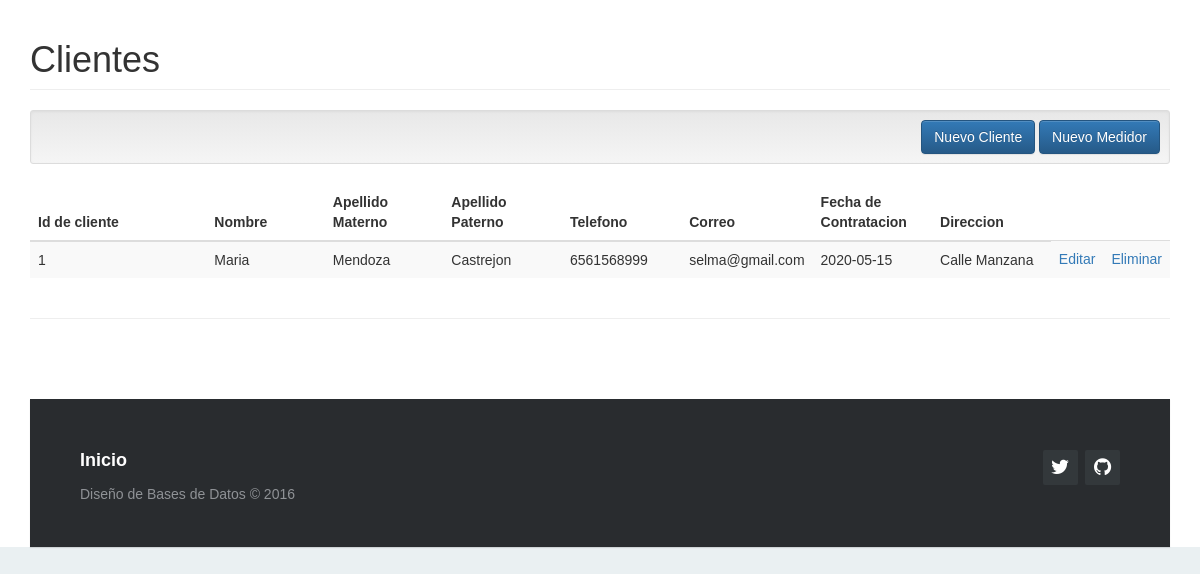
The page / on the database its author committed.
### tables this page shows
CREATE TABLE `tbl_cliente` (
  `idcliente` int(2) NOT NULL,
  `Nombre` varchar(50) NOT NULL,
  `ApellidoM` varchar(50) NOT NULL,
  `ApellidoP` varchar(50) NOT NULL,
  `Telefono` bigint(100) NOT NULL,
  `Correo` varchar(50) NOT NULL,
  `FechaCont` date NOT NULL,
  `Direccion` varchar(50) NOT NULL
);

### Controller/cliente.controller.php (called while the page is built, shortened)
<?php
require_once 'model/cliente.php';
class ClienteController{
    public function __CONSTRUCT(){
        $this->model = new cliente();
    }
    public function Index(){
        require_once 'view/header.php';
        require_once 'view/cliente/cliente.php';
        require_once 'view/footer.php';
    }
}

### Model/database.php (called while the page is built)
<?php
class Database
{
    public static function Conectar()
    {
        $pdo = new PDO('mysql:host=localhost;dbname=bd_cfe;charset=utf8', 'root', '');
        $pdo->setAttribute(PDO::ATTR_ERRMODE, PDO::ERRMODE_EXCEPTION);
        return $pdo;
    }
}

### Model/cliente.php (called while the page is built, shortened)
<?php
class cliente
{
	private $pdo;
	public function __CONSTRUCT()
	{
		try
		{
			$this->pdo = Database::Conectar();
		}
		catch(Exception $e)
		{
			die($e->getMessage());
		}
	}
	public function Listar()
	{
		try
		{
			$stm = $this->pdo->prepare("SELECT * FROM tbl_cliente");
			$stm->execute();
			return $stm->fetchAll(PDO::FETCH_OBJ);
		}
		catch(Exception $e)
		{
			die($e->getMessage());
		}
	}
}

### View/cliente/cliente.php (the view)
<h1 class="page-header">Clientes</h1>
<div class="well well-sm text-right">
    <a class="btn btn-primary" href="?c=cliente&a=Nuevo">Nuevo Cliente</a>
    <a class="btn btn-primary" href="?c=medidor&a=Nuevo">Nuevo Medidor</a>
</div>
<table class="table table-striped">
    <thead>
        <tr>
            <th style="width:180px;">Id de cliente</th>
            <th style="width:120px;">Nombre</th>
            <th style="width:120px;">Apellido Materno</th>
            <th style="width:120px;">Apellido Paterno</th>
            <th style="width:120px;">Telefono</th>
            <th style="width:120px;">Correo</th>
            <th style="width:120px;">Fecha de Contratacion</th>
            <th style="width:120px;">Direccion</th>
        </tr>
    </thead>
    <tbody>
    <?php foreach($this->model->Listar() as $r): ?>
        <tr>
            <td><?php echo $r->idcliente; ?></td>
            <td><?php echo $r->Nombre; ?></td>
            <td><?php echo $r->ApellidoM; ?></td>
            <td><?php echo $r->ApellidoP; ?></td>
            <td><?php echo $r->Telefono; ?></td>
            <td><?php echo $r->Correo; ?></td>
            <td><?php echo $r->FechaCont; ?></td>
            <td><?php echo $r->Direccion; ?></td>
            <td>
                <a href="?c=cliente&a=Crud&idcliente=<?php echo $r->idcliente; ?>">Editar</a>
            </td>
            <td>
                <a onclick="javascript:return confirm('¿Seguro de eliminar este registro?');" href="?c=cliente&a=Eliminar&idcliente=<?php echo $r->idcliente; ?>">Eliminar</a>
            </td>
        </tr>
    <?php endforeach; ?>
    </tbody>
</table>

### assets/css/demo.css (style rules this page uses)
* { padding:0; margin:0; }
html { background-color: #eaf0f2; }
body { font:14px/1.5 Arial, Helvetica, sans-serif; }

### rows shown on the page
tbl_cliente: idcliente "1", Nombre "Maria", ApellidoM "Mendoza", ApellidoP "Castrejon", Telefono "6561568999", Correo "selma@gmail.com", FechaCont "2020-05-15", Direccion "Calle Manzana"
